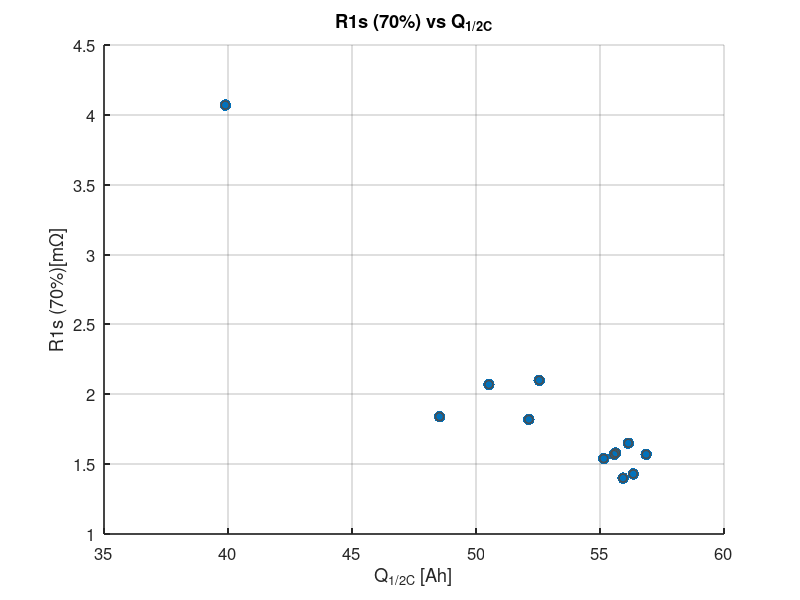

The MATLAB source for this figure:
%% ===============================================================
%  R1s (70%) vs Q_1/2C Scatter Plot
% ===============================================================

clc; clear; close all;

% (1) 직접 값 입력
% 예시: X = Q_1/2C, Y = R1s (70%)
X = [56.14
55.93
52.55
50.52
52.13
48.53
56.34
55.15
39.89
55.63
55.57
56.86];

Y = [1.65
1.40
2.10
2.07
1.82
1.84
1.43
1.54
4.07
1.58
1.57
1.57];  

% (2) 플롯
figure('Position',[300 300 700 500]);
scatter(X, Y, 70, 'filled'); % 점 크기 70, 채워진 점
xlabel('Q_{1/2C} [Ah]');
ylabel('R1s (70%)[mΩ]');
title('R1s (70%) vs Q_{1/2C}');
grid on;
set(gca, 'FontSize', 12, 'LineWidth', 1.2);

% (3) 옵션 (선 연결하고 싶을 때)
hold on;
plot(X, Y, 'o', 'LineWidth', 1.2, 'Color', [0.3 0.3 0.3]);

% (4) 저장 (원하시면 fig나 png로)
savefig('R1s_vs_Q_halfC.fig');
% saveas(gcf, 'R1s_vs_Q_halfC.png');
